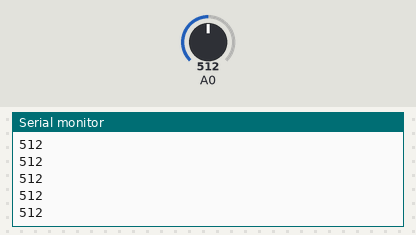
The sketch below on a simulated Arduino Uno, built with avr-gcc and run on an emulated ATmega328P. Parts: the last lines printed to the serial monitor. The test bench sets the inputs (shaded band); at power-on: A0 = 512.

Above: at 1.2 s.
1.3 s: A0 set to 716
At 1.31 s:
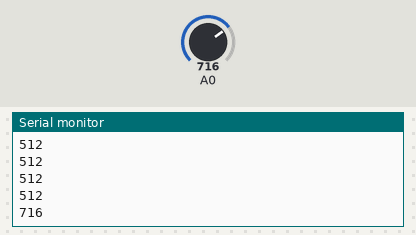
2.8 s: A0 set to 900
At 2.81 s:
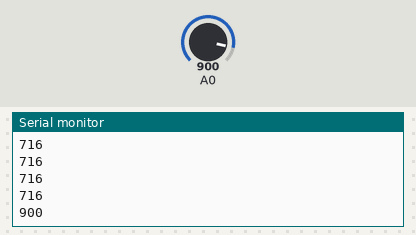
Timing chart, 0 to 5.8 s (numbered marks = the images above; inputs shaded):
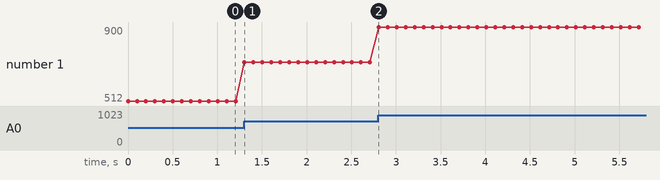

The sketch:

Gamepad.ino
```cpp
void setup() {
  // put your setup code here, to run once:
  Serial.begin(9600);
  pinMode(A0,INPUT);
}

void loop() {
  // put your main code here, to run repeatedly:

  Serial.println(analogRead(A0));
  delay(100);
}
```

Measured:
- after the input at 1.3 s, the serial monitor: prints a new line at once (image 1)
- after the input at 2.8 s, the serial monitor: prints a new line at once (image 2)
- plotted number 1: 512 → 716 after the input at 1.3 s, 716 → 900 after the input at 2.8 s
